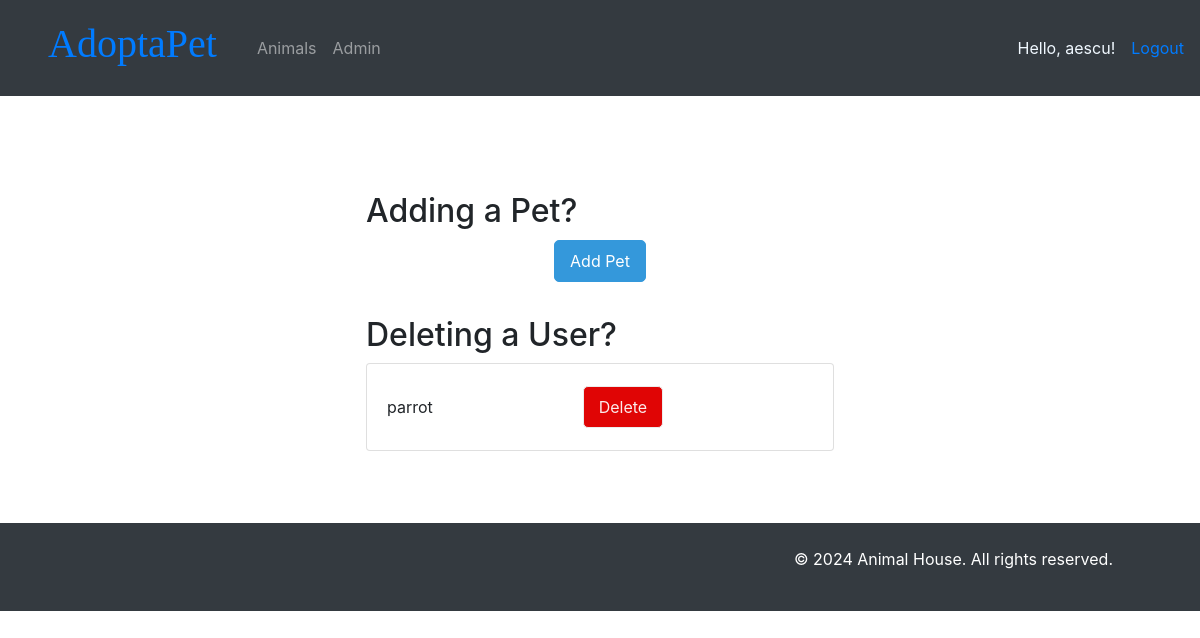
Before: /dashboard/ (signed in) with the older database file.
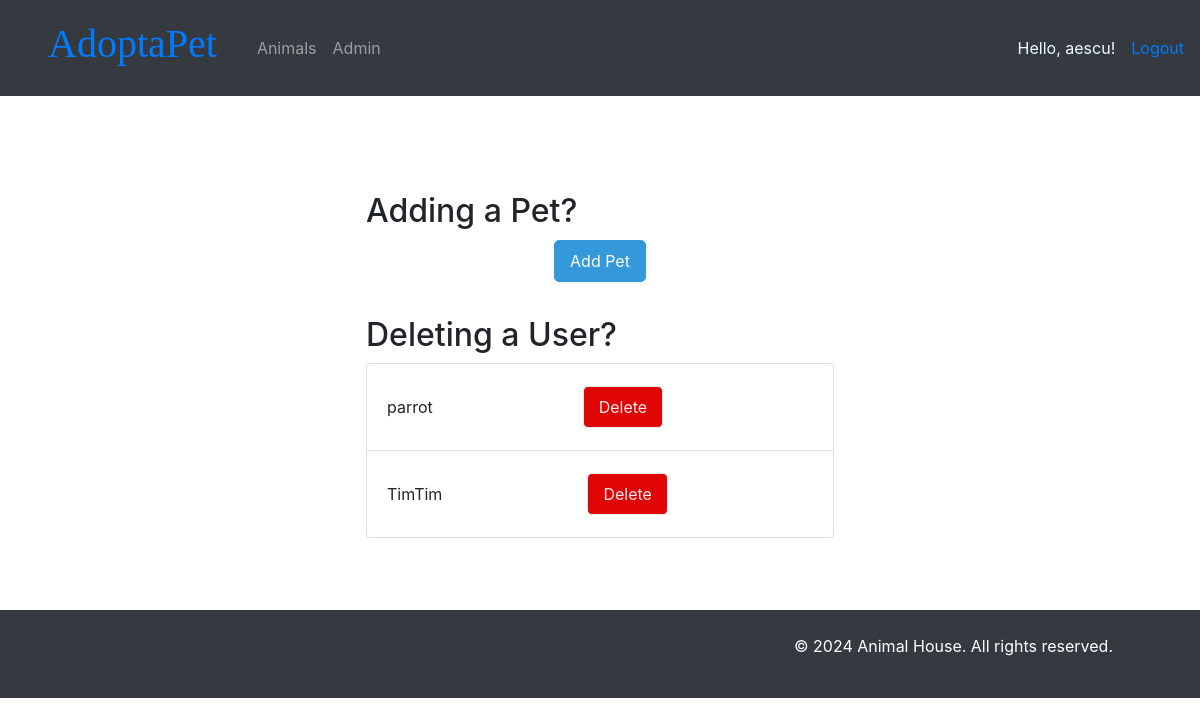
After: the same page with the newer database file.
### app/models.py (models this page shows, shortened)
class Owner(models.Model):
        user = models.OneToOneField(User, null=True, blank=True, on_delete=models.CASCADE)
        name = models.CharField(max_length=200, null=True)
        phone = models.CharField(max_length=13, null=True)
        profile_pic = models.ImageField(upload_to="profile_pics", default="images/profile1.png", null=True, blank=True)
        date_created = models.DateTimeField(auto_now_add=True, null=True)

### app/decorators.py (the view)
    def wrapper_function(request, *args, **kwargs):
        group = None
        if request.user.groups.exists():
            group = request.user.groups.all()[0].name
        if group == "owner":
            return redirect("home")
        if group == "admin":
            return view_func(request, *args, **kwargs)
        return redirect("home")

### app/views.py (called while the page is built)
@login_required(login_url="login")
@admin_only
def adminPage(request: HttpRequest) -> HttpResponse:
    adoptions = Adoption.objects.all()
    owners = Owner.objects.all()
    total_adoptions = adoptions.count()
    adopted = adoptions.filter(note="Adopted").count()
    available = adoptions.filter(note="Available").count()
    context = {
        "adoptions": adoptions,
        "owners": owners,
        "total_adoptions": total_adoptions,
        "adopted": adopted,
        "available": available
    }
    return render(request, "admin.html", context)

### app/templates/admin.html
{% extends "base.html" %} {% block content %} {% load static %} <link
rel="stylesheet" href="{% static "admin.css" %}">
<div class="container mt-4 d-flex flex-column align-items-center">
  <div class="col-md-6 mb-4">
    <h2>Adding a Pet?</h2>
    <a class="btn btn-sm btn-outline-info btn-add" href="{% url 'create' %}"
      >Add Pet</a
    >
  </div>
  <div class="col-md-6">
    <h2>Deleting a User?</h2>
    <ul class="list-group">
      {% for owner in owners %}
      <li
        class="list-group-item d-flex justify-content-between align-items-center"
      >
        {{ owner.name }}
        <a
          class="btn btn-sm btn-outline-danger btn-delete"
          href="{% url 'delete' id=owner.user.id %}"
          >Delete</a
        >
      </li>
      {% endfor %}
    </ul>
  </div>
</div>
{% endblock content %}

Changed rows visible on the page:
added Owner: name "TimTim"
